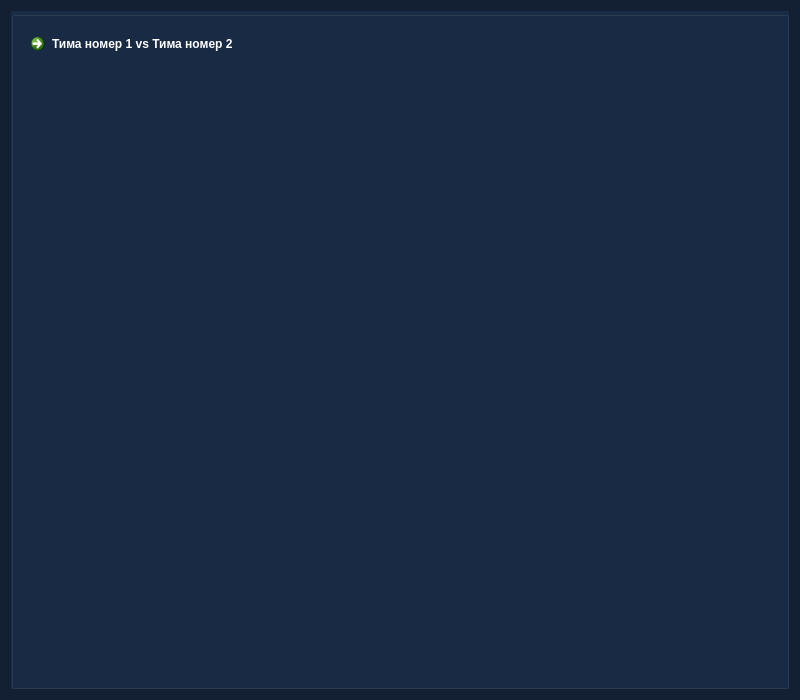
<?xml version="1.0" encoding="UTF-8"?>
<ui version="4.0">
 <class>window_open_site</class>
 <widget class="QDialog" name="window_open_site">
  <property name="geometry">
   <rect>
    <x>0</x>
    <y>0</y>
    <width>800</width>
    <height>700</height>
   </rect>
  </property>
  <property name="minimumSize">
   <size>
    <width>800</width>
    <height>700</height>
   </size>
  </property>
  <property name="maximumSize">
   <size>
    <width>800</width>
    <height>700</height>
   </size>
  </property>
  <property name="windowTitle">
   <string>Dialog</string>
  </property>
  <property name="styleSheet">
   <string notr="true">background-color: rgb(19, 32, 52);</string>
  </property>
  <layout class="QGridLayout" name="gridLayout">
   <item row="1" column="0">
    <widget class="QGroupBox" name="box_content">
     <property name="styleSheet">
      <string notr="true">background-color: rgb(25, 43, 69);</string>
     </property>
     <property name="title">
      <string/>
     </property>
     <layout class="QGridLayout" name="gridLayout_2">
      <item row="0" column="0">
       <layout class="QVBoxLayout" name="verticalLayout">
        <item>
         <widget class="QCommandLinkButton" name="Link_button">
          <property name="styleSheet">
           <string notr="true">background-color: rgb(19, 32, 52);
color: rgb(255, 255, 255);</string>
          </property>
          <property name="text">
           <string>Тима номер 1 vs Тима номер 2</string>
          </property>
         </widget>
        </item>
       </layout>
      </item>
     </layout>
    </widget>
   </item>
  </layout>
 </widget>
 <resources/>
 <connections/>
</ui>
